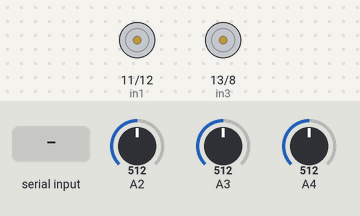
The sketch below on a simulated Arduino Uno, built with avr-gcc and run on an emulated ATmega328P. On the bench: motor-driver pin pairs drawn as motors (green arrow = first pin HIGH = forward, orange = second pin HIGH = backward, longer = more drive, scaled by the enable pin). Inputs (shaded band) come from the test bench; at power-on: A2 = 512, A3 = 512, A4 = 512. What the sketch prints to the serial monitor is not drawn.

Above: at 1.2 s.
1.3 s: "1" received over Serial
At 2.5 s:
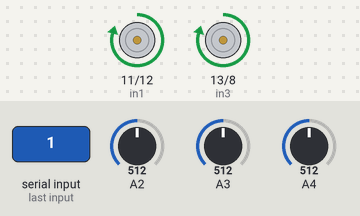
2.8 s: "0" received over Serial
At 3.8 s:
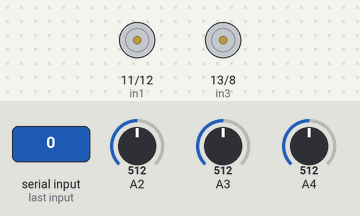
Timing chart, 0 to 5.8 s (numbered marks = the images above; inputs shaded):
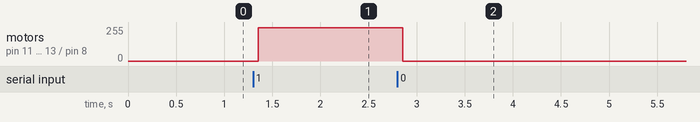

Measured:
- after the input at 1.3 s, motor on pin 11 (in1) / pin 12 (in2), motor on pin 13 (in3) / pin 8 (in4): stopped → forward 250/255 after 0.06 s
- after the input at 2.8 s, motor on pin 11 (in1) / pin 12 (in2), motor on pin 13 (in3) / pin 8 (in4): forward 250/255 → stopped after 0.06 s

The sketch:

ai-model-wall-candle.ino
```cpp
char command;
int in1 = 11;
int in2 = 12;
int EnA = 10;
int motorSpeed = 0;
int voltage11 = 0;
int voltage12 = 0;
int voltage10 = 0;

int in3 = 13;
int in4 = 8;
int EnB = 9;
int motor2Speed = 0;

void setup()
{
  pinMode(in1, OUTPUT);
  pinMode(in2, OUTPUT);
  pinMode(EnA, OUTPUT);

  pinMode(in3, OUTPUT);
  pinMode(in4, OUTPUT);
  pinMode(EnB, OUTPUT);

  Serial.begin(9600);  // Inicializar comunicación serial a 9600 bps
}

void loop()
{
  // Leer los valores analógicos de los pines 11, 12 y 10
  voltage11 = analogRead(11);
  voltage12 = analogRead(12);
  voltage10 = analogRead(10);

  // Escalar los valores leídos (0-1023) a un rango de 0-5V
  float voltageScale = 5.0 / 1023.0;
  float voltage11Scaled = voltage11 * voltageScale;
  float voltage12Scaled = voltage12 * voltageScale;
  float voltage10Scaled = voltage10 * voltageScale;

  // Enviar los valores a través de la comunicación serial
  Serial.print("Voltaje en Pin 11: ");
  Serial.print(voltage11Scaled);
  Serial.print("V\t");

  Serial.print("Voltaje en Pin 12: ");
  Serial.print(voltage12Scaled);
  Serial.print("V\t");

  Serial.print("Voltaje en Pin 10: ");
  Serial.print(voltage10Scaled);
  Serial.println("V");

  if (Serial.available() > 0)
  {
    command = Serial.read();
    if (command == '1')
    {
      motorSpeed = 250;  // Velocidad para el comando '1'
      motor2Speed = 250;
      digitalWrite(in1, HIGH);
      digitalWrite(in2, LOW);

      digitalWrite(in3, HIGH);
      digitalWrite(in4, LOW);
    }
    else if (command == '0')
    {
      motorSpeed = 0;  // Velocidad para el comando '0'
      motor2Speed = 0;
      digitalWrite(in1, HIGH);
      digitalWrite(in2, LOW);

      digitalWrite(in3, HIGH);
      digitalWrite(in4, LOW);
    }

    analogWrite(EnA, motorSpeed);  // Establecer la velocidad del motor
    analogWrite(EnB, motor2Speed);  // Establecer la velocidad del motor
  }
}
```
